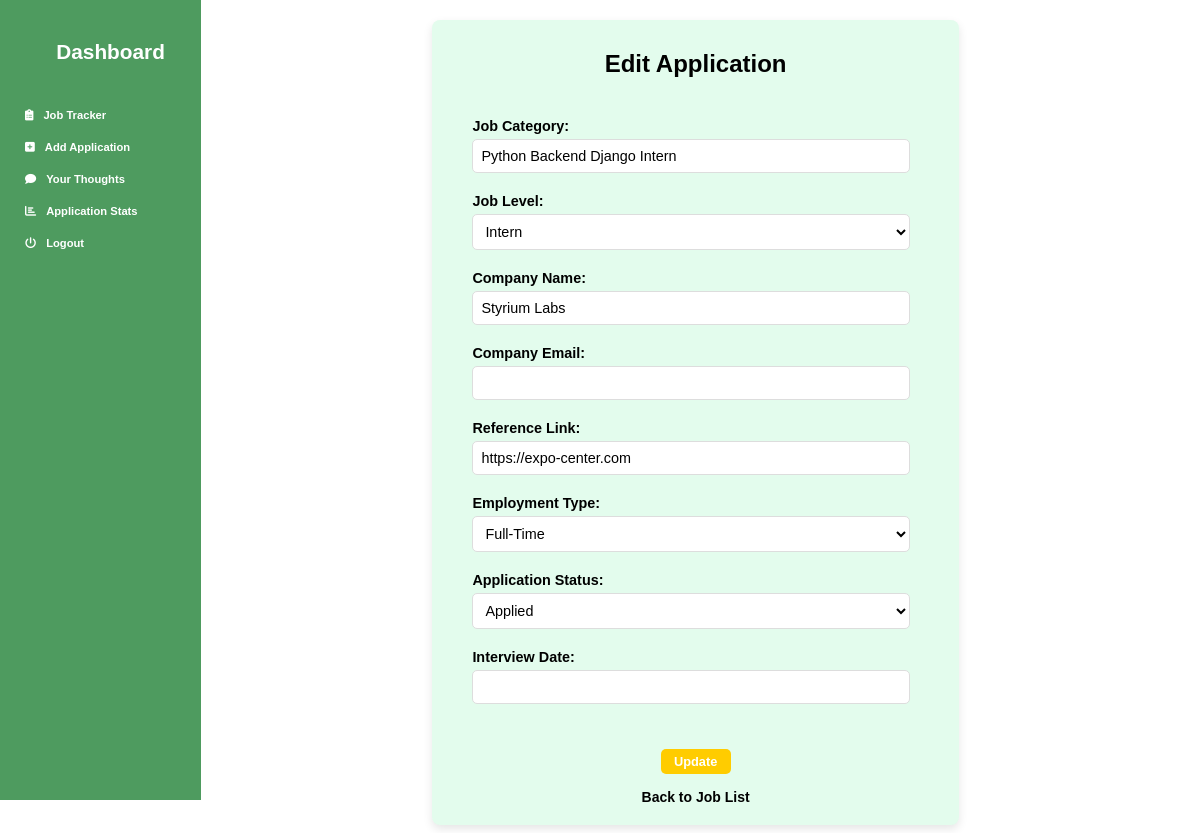
Page /jobs/update/27/ (signed in) on the earlier database version.
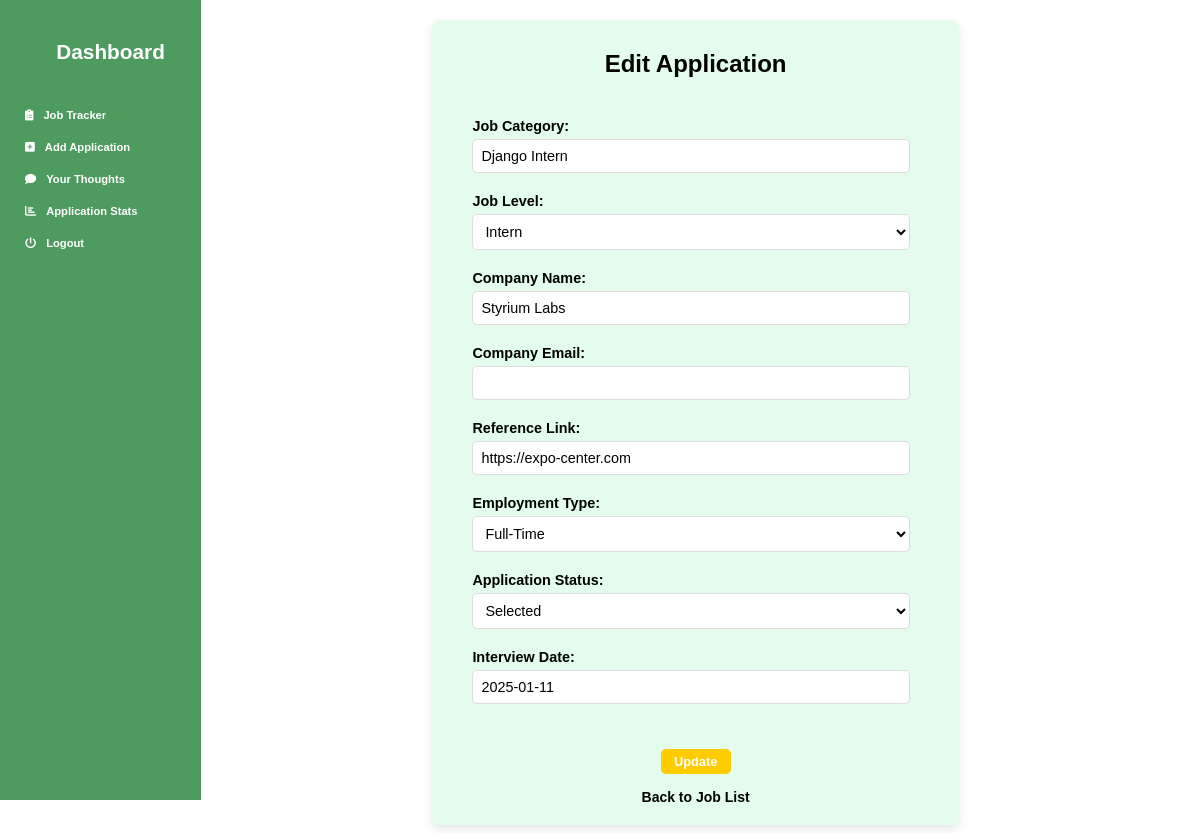
Same page on the later database version.
### tracker/models.py (models this page shows, shortened)
class Add_Job(models.Model):
    JOB_LEVEL_CHOICES = [
        ('intern', 'Intern'),
        ('junior', 'Junior'),
        ('mid', 'Mid-Level'),
        ('senior', 'Senior'),
        ('lead', 'Lead'),
        ('manager', 'Manager'),
        ('director', 'Director'),
        ('vp', 'Vice President'),
        ('c_level', 'C-Level'),
    ]
    EMPLOYMENT_TYPE_CHOICES = [
        ('full_time', 'Full-Time'),
        ('part_time', 'Part-Time'),
        ('contract', 'Contract'),
        ('temporary', 'Temporary'),
        ('internship', 'Internship'),
        ('freelance', 'Freelance'),
        ('remote', 'Remote'),
        ('hybrid', 'Hybrid'),
        ('apprenticeship', 'Apprenticeship'),
    ]
    APPLICATION_STATUS_CHOICES = [
        ('pending', 'Pending'),
        ('applied', 'Applied'),
        ('interview', 'Interview Scheduled'),
        ('selected', 'Selected'),
        ('rejected', 'Rejected'),
        ('offer_accepted', 'Offer Accepted'),
        ('offer_declined', 'Offer Declined'),
    ]
    user = models.ForeignKey(User, on_delete=models.CASCADE)
    job_category = models.CharField(max_length=100)
    job_level = models.CharField(max_length=100, choices=JOB_LEVEL_CHOICES)
    company_name = models.CharField(max_length=100)
    company_email = models.EmailField(max_length=150, null=True, blank=True)  # Company Email New Fielded Added
    reference_link = models.URLField(max_length=200)
    employment_type = models.CharField(max_length=100, choices=EMPLOYMENT_TYPE_CHOICES)
    application_status = models.CharField(max_length=20, choices=APPLICATION_STATUS_CHOICES, default='pending')  # Default status is pending
    interview_date = models.DateField(null=True, blank=True)  # Allows null values if no date is set

### tracker/views.py (the view)
# urls.py: path('jobs/update/<int:job_id>/', job_update, name='job_update'),
@login_required # (with Foreign Key new code)
def job_update(request, job_id):
    job = get_object_or_404(Add_Job, id=job_id, user=request.user)  # Ensure the job belongs to the current user
    if request.method == 'POST':
        form = JobForm(request.POST, instance=job)
        if form.is_valid():
            form.save()
            messages.success(request, 'Job updated successfully!')
            return redirect('job_list')
    else:
        form = JobForm(instance=job)
    return render(request, 'job_update.html', {'form': form, 'job': job})

### tracker/forms.py
class JobForm(forms.ModelForm):
    class Meta:
        model = Add_Job
        fields = ['job_category', 'job_level', 'company_name', 'company_email', 'reference_link', 'employment_type', 'application_status', 'interview_date']
        widgets = {
            'job_category': forms.TextInput({
                    'class': 'my-input',
                }),
            'job_level': forms.Select(attrs={
                'class': 'my-input',
            }),
            'company_name': forms.TextInput(attrs={
                'class': 'my-input',
            }),
            'company_email': forms.EmailInput(attrs={
                'class': 'my-input',
            }),
            'reference_link': forms.URLInput(attrs={
                'class': 'my-input',
            }),
            'employment_type': forms.Select(attrs={
                'class': 'my-input',
            }),
            'application_status': forms.Select(attrs={
                'class': 'my-input',
            }),
            'interview_date': forms.DateInput(attrs={
                'class': 'my-input',
            }),
        }

### templates/job_update.html (shortened to what this page needs)
{% load static %}
<!DOCTYPE html>
<html lang="en">
<head>
    <link rel="stylesheet" href="https://cdnjs.cloudflare.com/ajax/libs/font-awesome/6.0.0-beta3/css/all.min.css">
</head>
<body>
    <div class="sidebar" id="sidebar" style="padding-left: 20px; margin-right: 15px;">
        <h2>Dashboard</h2>
        <a href="{% url 'job_list' %}"> <i class="fas fa-clipboard-list" style="padding-right: 10px;"></i> Job Tracker</a>
        <a href="{% url 'job_create' %}"> <i class="fas fa-plus-square" style="padding-right: 10px;"></i> Add Application</a>
        <a href="{% url 'feedback' %}"> <i class="fas fa-comment" style="padding-right: 10px;"></i>Your Thoughts</a>
        <a href="{% url 'simple_analytics' %}"> <i class="fas fa-chart-bar" style="padding-right: 10px;"></i>Application Stats</a>
        <a href="{% url 'logout' %}"> <i class="fas fa-power-off" style="padding-right: 10px;"></i> Logout</a>
    </div>
    <div class="main-content">
        <form method="POST">
            <div class="form-container">
                <h1 style="text-decoration: none;">Edit Application</h1>
                <div class="form-group">
                    <label for="job_category">Job Category:</label>
                    {{ form.job_category }}
                </div>
                <div class="form-group" style="margin-bottom: 5px;">
                    <label for="job_level">Job Level:</label>
                    {{ form.job_level }}
                </div>
                <div class="form-group" style="margin-bottom: 5px;">
                    <label for="company_name" id="company_name">Company Name:</label>
                    {{ form.company_name }}
                </div>
                <div class="form-group" style="margin-bottom: 5px;">
                    <label for="company_email">Company Email:</label>
                    {{ form.company_email }}
                </div>
                <div class="form-group" style="margin-bottom: 5px;">
                    <label for="reference_link">Reference Link:</label>
                    {{ form.reference_link }}
                </div>
                <div class="form-group" style="margin-bottom: 5px;">
                    <label for="employment_type">Employment Type:</label>
                    {{ form.employment_type }}
                </div>
                <div class="form-group" style="margin-bottom: 5px;">
                    <label for="application_status">Application Status:</label>
                    {{ form.application_status }}
                </div>
                <div class="form-group" style="margin-bottom: 5px;">
                    <label for="interview_date">Interview Date:</label>
                    {{ form.interview_date }}
                </div>
                <div class="form-buttons" style="margin-top: 30px; display: flex; flex-direction: column; align-items: center;" >
                    <input type="submit" value="Update" class="btn" style="margin: 15px; padding: 5px 10px; color: #ffcc00;" >
                    <a href="{% url 'job_list' %}" class="btn_back-btn" style="text-decoration: none;  font-weight: bold !important; color: black;" >Back to Job List</a>
                </div>
            </div>
        </form>
    </div>
</body>
</html>

Differences in the rows shown:
changed Add_Job "Intern": job_category "Python Backend Django Intern" → "Django Intern"; application_status "Applied" → "Selected"; interview_date (not shown) → "2025-01-11"
